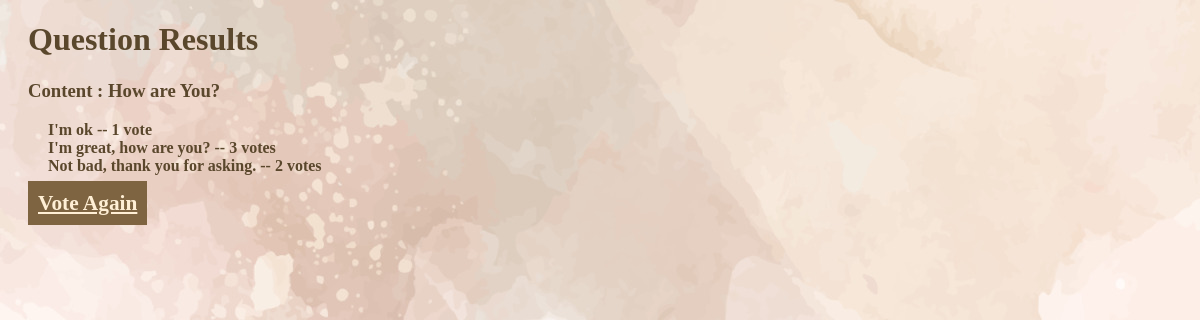
The page /polls/2/results/ on the database as committed earlier.
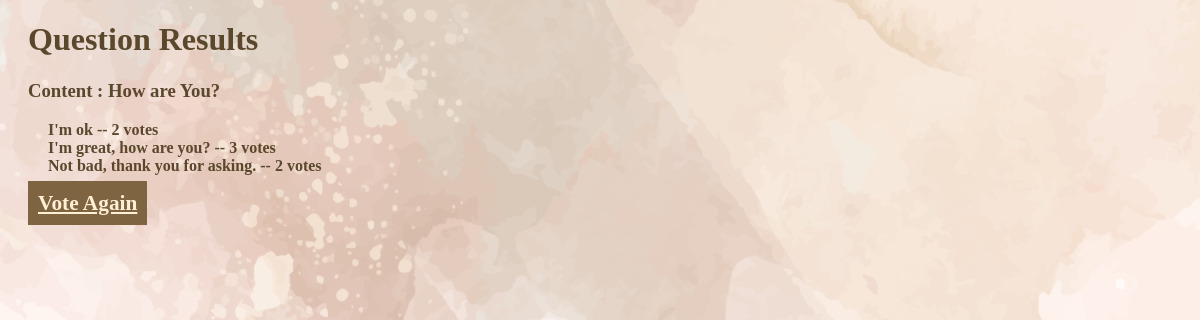
The same page on the database as committed later.
### polls/models.py (models this page shows, shortened)
class Choice(models.Model):
    question = models.ForeignKey(Question, on_delete=models.CASCADE)
    choice_text = models.CharField(max_length=200)
    votes = models.IntegerField(default=0)

### polls/views.py (the view)
# urls.py: path("<int:pk>/results/", views.ResultsView.as_view(), name="results"),
class ResultsView(generic.DetailView):
    model = Question
    template_name = "polls/results.html"
    def get_queryset(self):
        return Question.objects.filter(pub_date__lte=timezone.now())

### polls/templates/polls/results.html (shortened to what this page needs)
{% load static %}
<!DOCTYPE html>
<html lang="en-US">
    <head>
        <link rel="stylesheet" href="{% static 'polls/style.css' %}"
    </head>
    <body>
        <h1> Question {{question.question_id}} Results</h1>
        <h3> Content : {{question.question_text}} </h3>
        <ul>
            {% for choice in question.choice_set.all %}
            <li> {{choice.choice_text}} --
                {{choice.votes}} vote{{choice.votes|pluralize}}</li>
                {% endfor %}
        </ul>
        <a class="voteAgain" href="{% url 'polls:detail' question.id %}">Vote Again</a>
    </body>
</html>

Rows that differ between the two databases and show on the page:
changed Choice "I'm ok": votes "1" → "2"
